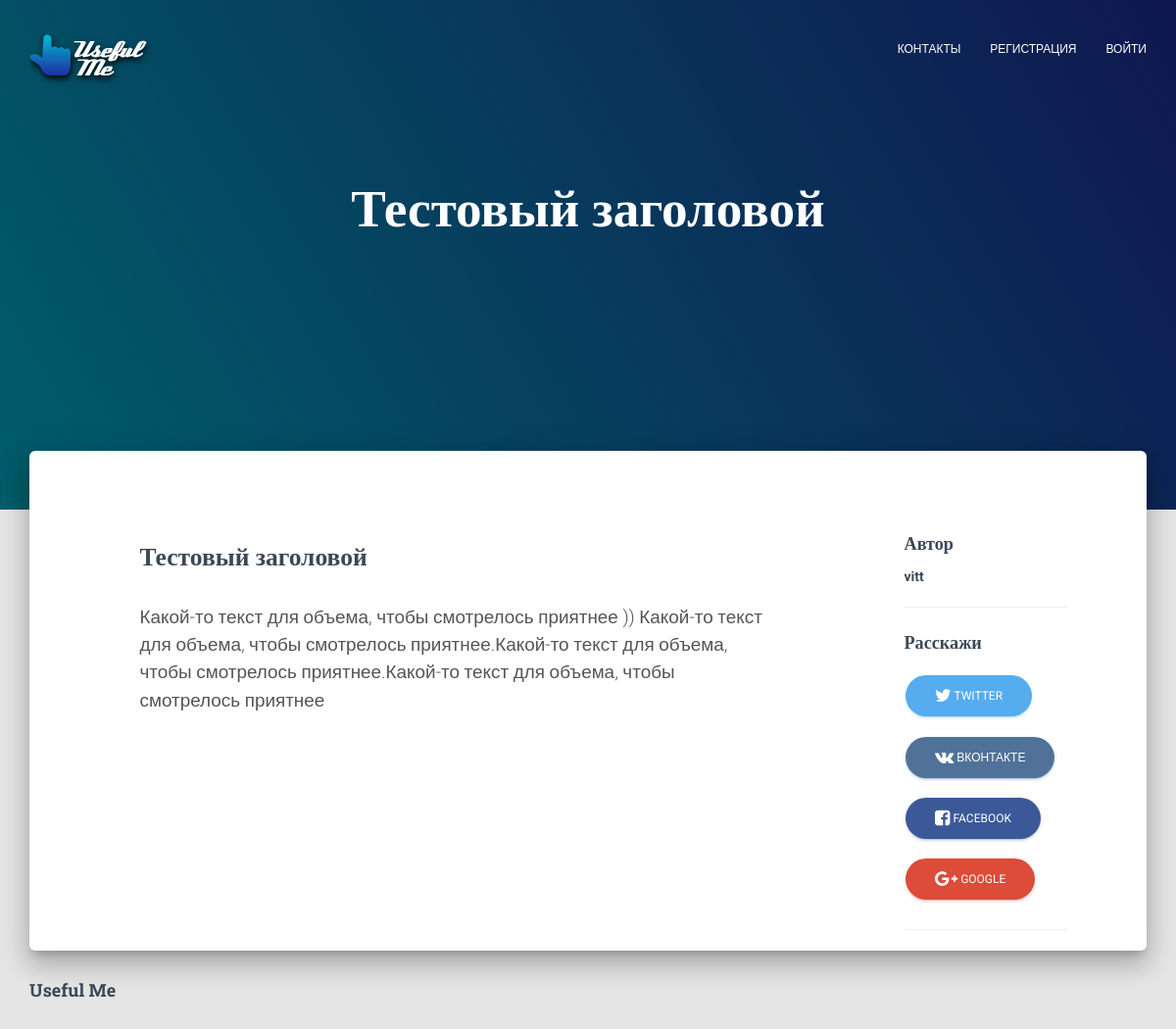
Screenshot of /novosti/testovii-zagolovok/ with the database file from the repository.
### posts/models.py (models this page shows, shortened)
class Post(models.Model):
    category = models.ForeignKey(Category, default=1, verbose_name='Категория')
    user = models.ForeignKey(settings.AUTH_USER_MODEL, default=1, verbose_name='Пользователь')
    title = models.CharField(max_length=120, verbose_name='Заголовок')
    slug = models.SlugField(unique=True)
    image = models.ImageField(null=True, blank=True, verbose_name='Изображение')
    content = RedactorField(max_length=10000, verbose_name='Контент')
    updated = models.DateTimeField(auto_now=True, auto_now_add=False, verbose_name='Обновлено')
    timestamp = models.DateTimeField(auto_now=False, auto_now_add=True, verbose_name='Создано')
    keywords = models.CharField(max_length=1024, blank=True, null=True)
    description = models.CharField(max_length=1024, blank=True, null=True)
    class Meta:
        verbose_name = 'Статьи'
        verbose_name_plural = 'Статьи'
        ordering = ["-timestamp", "-updated"]

### posts/views.py (the view)
# urls.py: url(r'^(?P<category>[-\w]+)/(?P<slug>[-\w]+)/$', post_detail, name="detail"),
def post_detail(request, slug=None, category=None):
    instance = get_object_or_404(Post, slug=slug, category__slug=category)
    share_string = quote_plus(instance.title)
    context = {
        "instance": instance,
        "title": instance.title,
        "share_string": share_string,
    }
    return render(request, "post_detail.html", context)

### templates/post_detail.html (shortened to what this page needs)
{% extends "base.html" %}
{%block content%}
    <body class="blog-post">
    {% include "nav.html" %}
    <div class="page-header header-filter header-small" data-parallax="active"
            {% if instance.image %} style="background-image: url('{{ instance.image.url }}');"
         {% else %}style="background-image: linear-gradient(60deg, #00bcd4, #1f2fa2);"{% endif %}>
        <div class="container">
            <div class="row">
                <div class="col-md-8 col-md-offset-2 text-center">
                    <h1 class="title">{{ title }}</h1>
                </div>
            </div>
        </div>
    </div>
    <div class="main main-raised">
        <div class="container">
            <div class="section section-text">
                <div class="row">
                    <div class="col-md-7 col-md-offset-1">
                        <h3 class="title">{{ title }}</h3>
                        <p>{% autoescape off %}{{instance.content|linebreaks}}{% endautoescape %}</p>
                    </div>
                    <div class="col-md-2 col-md-offset-1 stats">
                        <h4 class="title">Автор</h4>
                        <ul class="list-unstyled">
                            <li><b>{{ instance.user }}</b></li>
                        </ul>
                        <hr />
                        <h4 class="title">Расскажи</h4>
                        <a href="https://twitter.com/home?status={{ share_string }}%20{{ request.build_absolute_uri }}" class="btn btn-twitter btn-round">
                            <i class="fa fa-twitter"></i> Twitter</a>
                        <a href="http://vk.com/share.php?url={{ request.build_absolute_uri }}" class="btn btn-vk btn-round">
                            <i class="fa fa-vk"></i> ВКонтакте</a>
                        <a href="https://www.facebook.com/sharer.php?u={{ request.build_absolute_uri }}" class="btn btn-facebook btn-round">
                            <i class="fa fa-facebook-square"></i> Facebook</a>
                        <a href="https://plus.google.com/share?url={{ request.build_absolute_uri }}" class="btn btn-google btn-round">
                            <i class="fa fa-google-plus"></i> Google</a>
                        <hr />
                    </div>
                </div>
            </div>
        </div>
    </div>
    {% include "footer.html" %}
    </body>
{%endblock content%}

### rows the page displays
Post: title "Тестовый заголовой", content "Какой-то текст для объема, чтобы смотрелось приятнее )) Какой-то текст для объема, чтобы смотрелось приятнее.Какой-то текст для объема, чтобы смотрелось приятнее.Какой-то текст для объема, чтобы смотрелось приятнее", user "vitt"
